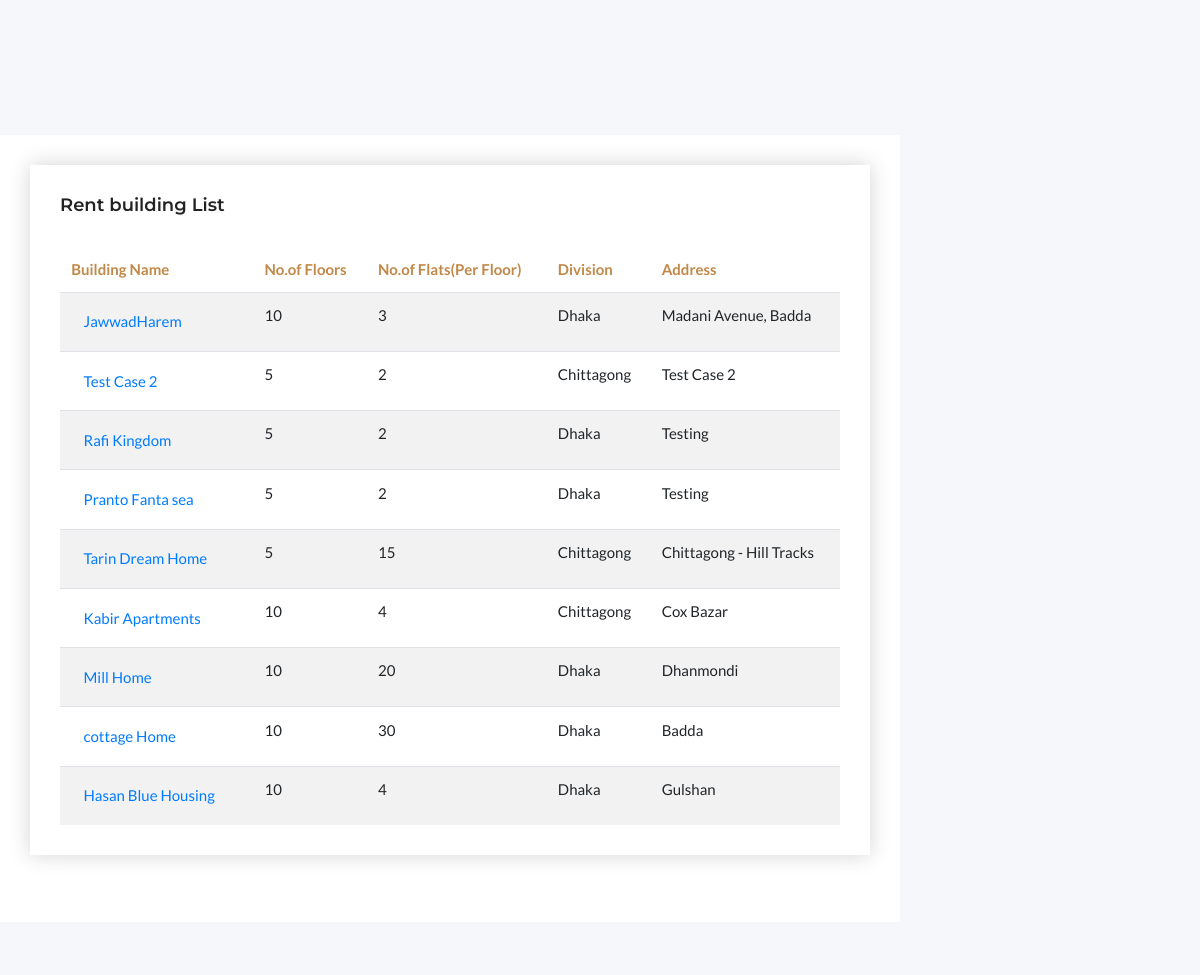
Page /rent_building_list.php on the earlier database version.
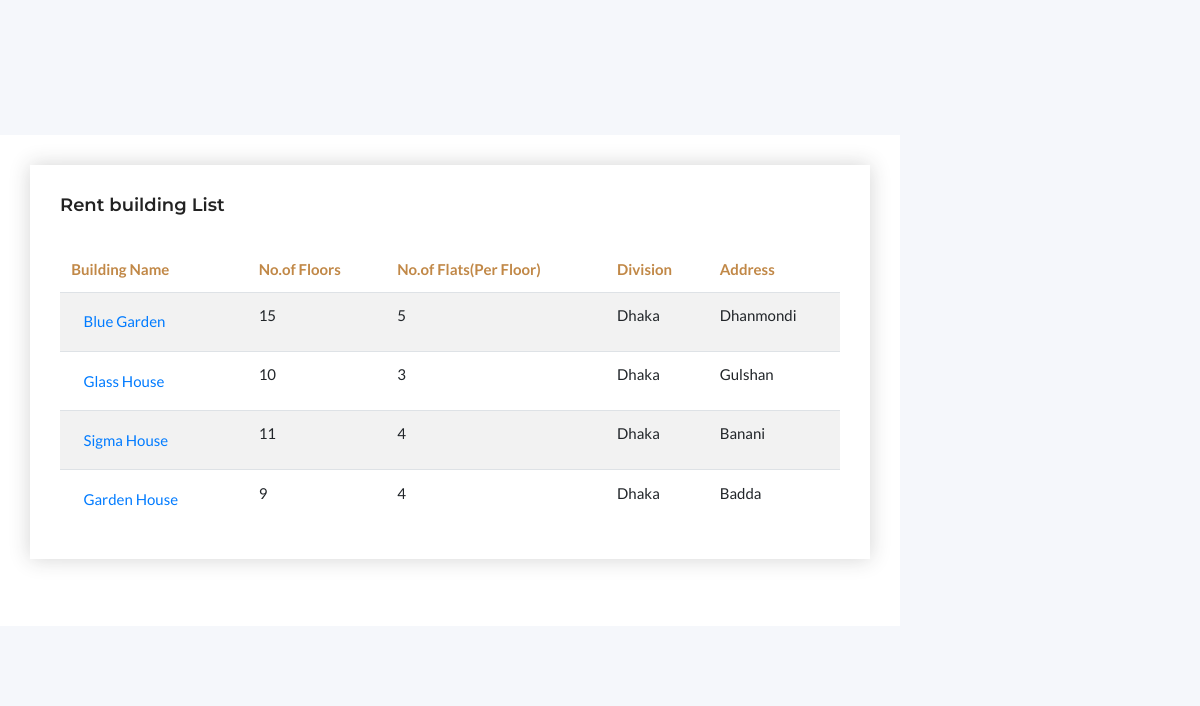
Same page on the later database version.
### tables this page shows
CREATE TABLE `building` (
  `building_id` int(11) NOT NULL,
  `building_name` varchar(50) NOT NULL,
  `no_of_flats` int(11) NOT NULL,
  `address` varchar(255) NOT NULL,
  `build_info` varchar(255) NOT NULL,
  `division` varchar(25) NOT NULL,
  `no_of_floors` int(11) NOT NULL,
  `build_num` varchar(25) NOT NULL
);

### includes/functions.php (called while the page is built, shortened)
<?php
function query($sql)
{
    global $pdo;
    try {
        $stmt = $pdo->query($sql);
        return $stmt;
    } catch (Exception $ex) {
        die("Query failed " . $ex->getMessage());
    }
}

### rent_building_list.php (the view, shortened to what this page needs)
<?php
include "../includes/connect.php";
include "../includes/functions.php";
?>
<!DOCTYPE html>
<html lang="zxx">
<head>
    <link rel="stylesheet" href="css/jquery-ui.css">
    <link rel="stylesheet" href="css/fontawesome-all.min.css">
    <link rel="stylesheet" href="css/font-awesome.min.css">
    <link rel="stylesheet" href="css/search.css">
    <link rel="stylesheet" href="css/dashbord-mobile-menu.css">
    <link rel="stylesheet" href="css/animate.css">
    <link rel="stylesheet" href="css/swiper.min.css">
    <link rel="stylesheet" href="css/magnific-popup.css">
    <link rel="stylesheet" href="css/lightcase.css">
    <link rel="stylesheet" href="css/owl-carousel.css">
    <link rel="stylesheet" href="css/owl.carousel.min.css">
    <link rel="stylesheet" href="css/bootstrap.min.css">
    <link rel="stylesheet" href="css/menu.css">
    <link rel="stylesheet" href="css/slick.css">
    <link rel="stylesheet" href="css/styles.css">
</head>
<body class="inner-pages maxw1600 m0a dashboard-bd">
    <div id="wrapper" class="int_main_wraapper">
        <section class="user-page section-padding pt-5">
            <div class="container-fluid">
                <div class="row">
                    <div class="col-lg-9 col-md-12 col-xs-12 royal-add-property-area section_100 pl-0 user-dash2">
                        <div class="dashborad-box stat bg-white">
                            <div class="dashborad-box">
                                <h4 class="title">Rent building List</h4>
                                <div class="section-body listing-table">
                                    <div class="table-responsive">
                                        <table class="table table-striped">
                                            <thead>
                                                <tr>
                                                    <th>Building Name</th>
                                                    <th>No.of Floors</th>
                                                    <th>No.of Flats(Per Floor)</th>
                                                    <th>Division</th>
                                                    <th>Address</th>
                                                </tr>
                                            </thead>
                                            <tbody>
                                                <?php
                                                $stmt = query("SELECT * FROM building");
                                                while ($row = $stmt->fetch(PDO::FETCH_ASSOC)) {
                                                    $building_name = $row['building_name'];
                                                    $no_of_flats = $row['no_of_flats'];
                                                    $no_of_floors =  $row['no_of_floors'];
                                                    $division =  $row['division'];
                                                    $address =  $row['address'];
                                                ?>
                                                    <tr>
                                                        <td><input type="button" class="btn btn-link" value="<?php echo $building_name;?>"
                                                                   onclick="show_listfn('<?php echo $building_name;?>');"></td>
                                                        <td><?php echo $no_of_floors; ?></td>
                                                        <td class="rating"><span><?php echo $no_of_flats; ?></span></td>
                                                        <td class="status"><span class=" active"><?php echo $division; ?></span></td>
                                                        <td><?php echo $address; ?></td>
                                                    </tr>
                                                <?php } ?>
                                            </tbody>
                                        </table>
                                    </div>
                                </div>
                            </div>
                        </div>
                    </div>
                </div>
            </div>
        </section>
    </div>
</body>
</html>

Differences in the rows shown:
removed building: building_name "JawwadHarem", no_of_floors "10", no_of_flats "3", division "Dhaka", address "Madani Avenue, Badda"
removed building: building_name "Test Case 2", no_of_floors "5", no_of_flats "2", division "Chittagong", address "Test Case 2"
removed building: building_name "Rafi Kingdom", no_of_floors "5", no_of_flats "2", division "Dhaka", address "Testing"
removed building: building_name "Pranto Fanta sea", no_of_floors "5", no_of_flats "2", division "Dhaka", address "Testing"
removed building: building_name "Tarin Dream Home", no_of_floors "5", no_of_flats "15", division "Chittagong", address "Chittagong - Hill Tracks"
removed building: building_name "Kabir Apartments", no_of_floors "10", no_of_flats "4", division "Chittagong", address "Cox Bazar"
removed building: building_name "Mill Home", no_of_floors "10", no_of_flats "20", division "Dhaka", address "Dhanmondi"
removed building: building_name "cottage Home", no_of_floors "10", no_of_flats "30", division "Dhaka", address "Badda"
removed building: building_name "Hasan Blue Housing", no_of_floors "10", no_of_flats "4", division "Dhaka", address "Gulshan"
added building: building_name "Blue Garden", no_of_floors "15", no_of_flats "5", division "Dhaka", address "Dhanmondi"
added building: building_name "Glass House", no_of_floors "10", no_of_flats "3", division "Dhaka", address "Gulshan"
added building: building_name "Sigma House", no_of_floors "11", no_of_flats "4", division "Dhaka", address "Banani"
added building: building_name "Garden House", no_of_floors "9", no_of_flats "4", division "Dhaka", address "Badda"
